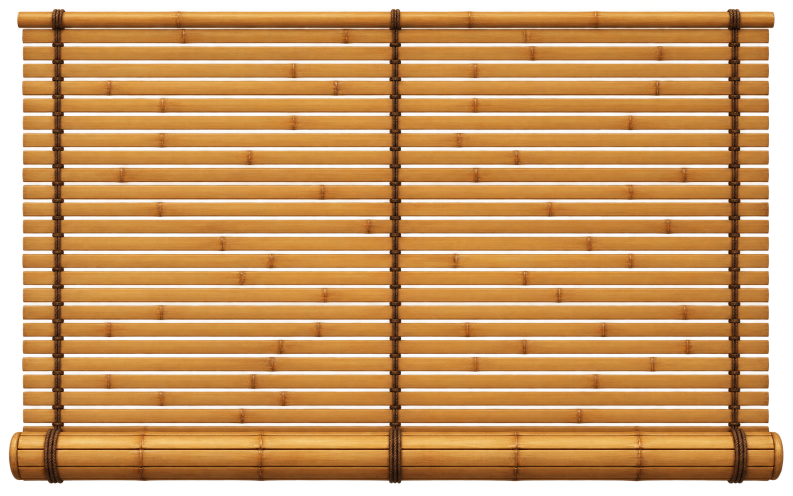
#> input picture frontend/assets/bamboo-curtain-source.png, 1586 x 992 px (shown at 1/2 size)
$ python make_bamboo_curtain_animation.py
#> lines starting #> are read from the running program, lines starting #| are printed output that depends on the picture; after the words box and inside, x2 and y2 are one past the last pixel; in counts of white or black regions, pixels touching at a corner belong together
from pathlib import Path
from PIL import Image


ROOT = Path(__file__).resolve().parents[1]
ASSETS = ROOT / "frontend" / "assets"
SOURCE = ASSETS / "bamboo-curtain-source.png"
GIF_OUTPUT = ASSETS / "bamboo-curtain-unroll.gif"
WEBP_OUTPUT = ASSETS / "bamboo-curtain-unroll.webp"

WIDTH = 1288
HEIGHT = 808
ROLL_HEIGHT = 92
FRAME_COUNT = 24


def smoothstep(value: float) -> float:
    return value * value * (3.0 - 2.0 * value)


source = Image.open(SOURCE).convert("RGBA")
#> source is the input picture: PIL image 1586x992 RGBA; mean R, G, B, A 168.5, 110.1, 45.9, 188
curtain = source.resize((WIDTH, HEIGHT), Image.Resampling.LANCZOS)
body_height = HEIGHT - ROLL_HEIGHT
body = curtain.crop((0, 0, WIDTH, body_height))
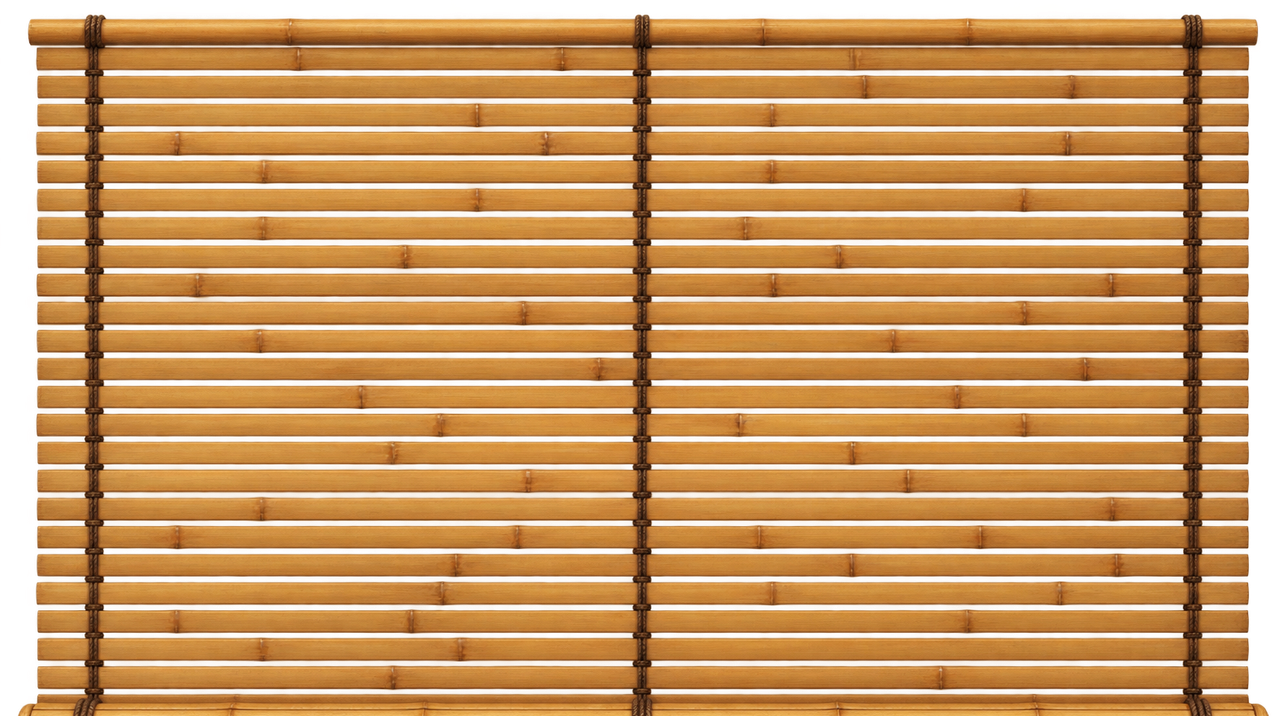
#> body: PIL image 1288x716 RGBA; mean R, G, B, A 173.8, 114.2, 47.6, 189.4; transparent parts drawn white
roll = curtain.crop((0, body_height, WIDTH, HEIGHT))
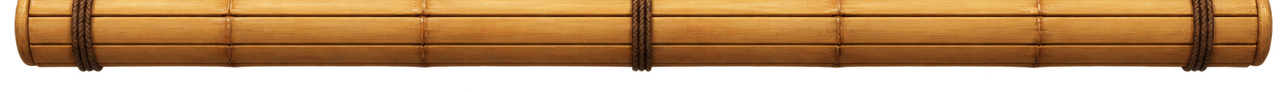
#> roll: PIL image 1288x92 RGBA; mean R, G, B, A 118.6, 77.8, 34.9, 177.8; transparent parts drawn white

frames: list[Image.Image] = []
for index in range(FRAME_COUNT):
    progress = smoothstep(index / (FRAME_COUNT - 1))
    reveal_height = round(body_height * progress)
    frame = Image.new("RGBA", (WIDTH, HEIGHT), (0, 0, 0, 0))

    if reveal_height:
        revealed = body.crop((0, 0, WIDTH, reveal_height))
        frame.alpha_composite(revealed, (0, 0))

    frame.alpha_composite(roll, (0, reveal_height))
    frames.append(frame)
#> after the loop, frames = 24 items

# Animated WebP keeps smooth alpha around the bamboo and in the slat gaps.
durations = [80] * (FRAME_COUNT - 1) + [1100]
frames[0].save(
    WEBP_OUTPUT,
    save_all=True,
    append_images=frames[1:],
    duration=durations,
    loop=1,
    quality=90,
    method=3,
)
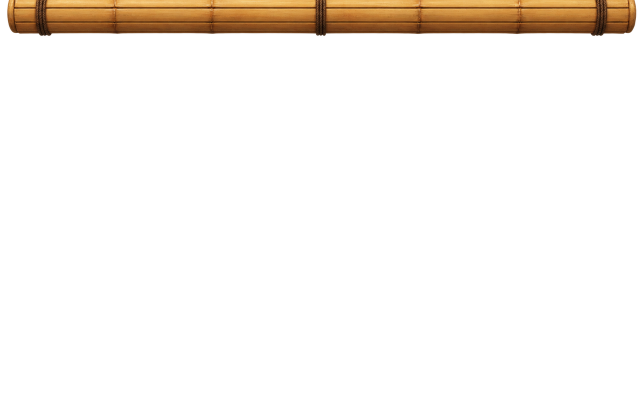
#> saved as bamboo-curtain-unroll.webp: PIL image 1288x808 RGBA (shown at 1/2 size); mean R, G, B, A 13.5, 8.9, 4, 20.2; transparent parts drawn white

# The GIF fallback is half-resolution but keeps exactly the same aspect ratio.
gif_size = (WIDTH // 2, HEIGHT // 2)
gif_rgba_frames = [frame.resize(gif_size, Image.Resampling.LANCZOS) for frame in frames]
#> gif_rgba_frames = 24 items
palette = gif_rgba_frames[-1].convert("RGB").convert(
    "P", palette=Image.Palette.ADAPTIVE, colors=255
)
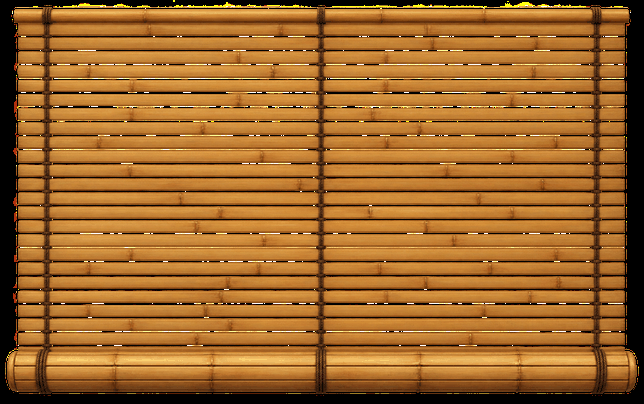
#> palette: PIL image 644x404 P; mean R, G, B 158.4, 104, 43.6
gif_frames: list[Image.Image] = []
for frame in gif_rgba_frames:
    indexed = frame.convert("RGB").quantize(palette=palette)
    transparent = frame.getchannel("A").point(lambda alpha: 255 if alpha < 96 else 0)
    indexed.paste(255, mask=transparent)
    gif_frames.append(indexed)
#> this loop made 24 passes
#> pass 1, `transparent = frame.getchannel("A").point(lambda alpha: 255 if alpha <..`:
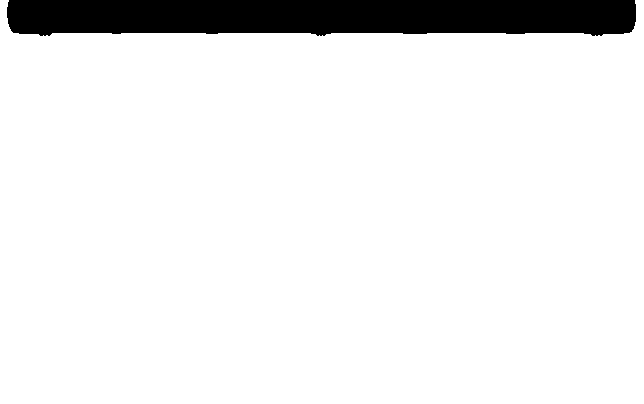
#> transparent: PIL image 644x404 L; 92% white; 1 black region, box (x1, y1, x2, y2) and area: (7, 0, 636, 36) 20891
#> after the loop:
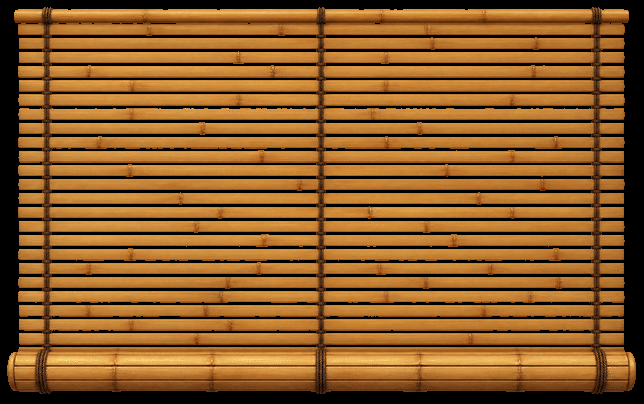
#> indexed: PIL image 644x404 P; mean R, G, B 139.8, 91.4, 37.8
#> after the loop, gif_frames = 24 items

gif_frames[0].save(
    GIF_OUTPUT,
    save_all=True,
    append_images=gif_frames[1:],
    duration=durations,
    loop=1,
    transparency=255,
    disposal=2,
    optimize=True,
)
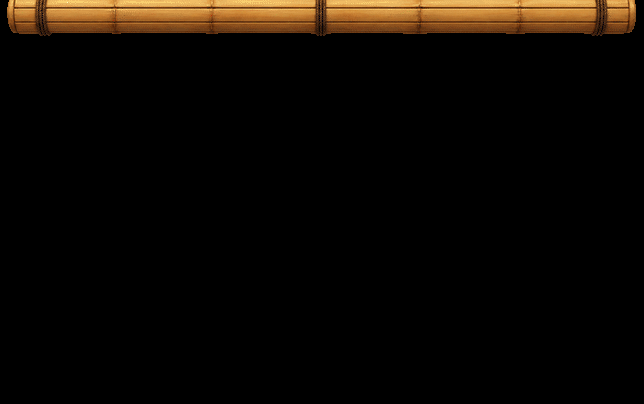
#> saved as bamboo-curtain-unroll.gif: PIL image 644x404 P; mean R, G, B 13.2, 8.7, 3.9

print(GIF_OUTPUT)
print(WEBP_OUTPUT)

$ run again, with frontend/assets/bamboo-grove-source.png copied over frontend/assets/bamboo-curtain-source.png
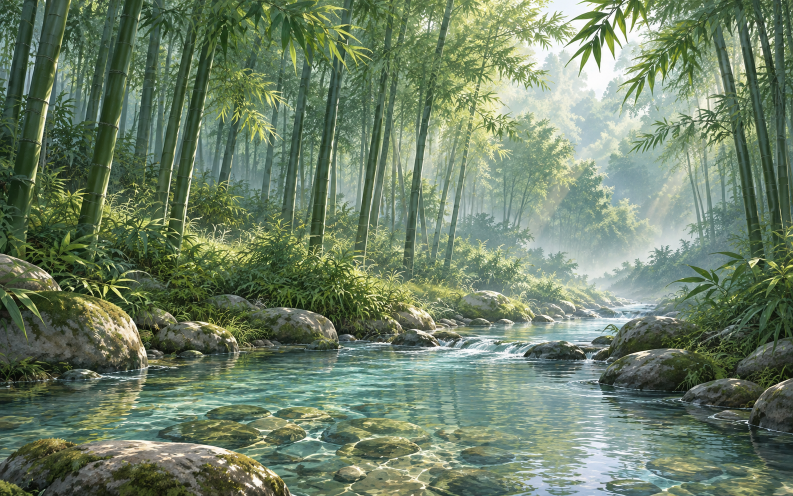
#> input picture frontend/assets/bamboo-grove-source.png, 1586 x 992 px (shown at 1/2 size)
#> after the loop `for index in range(FRAME_COUNT):`: frames = 24 items
#> the loop `for frame in gif_rgba_frames:` made 24 passes
#> pass 1, `transparent = frame.getchannel("A").point(lambda alpha: 255 if alpha <..`:
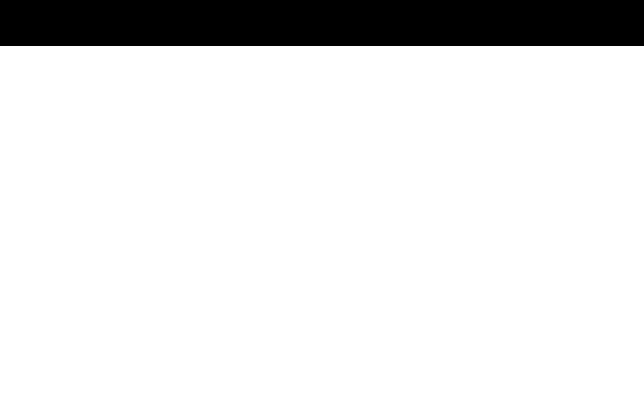
#> transparent: PIL image 644x404 L; 88.6% white; 1 black region, box (x1, y1, x2, y2) and area: (0, 0, 644, 46) 29624
#> `gif_frames[0].save( GIF_OUTPUT, save_all=True, append_images=gif_frame..`:
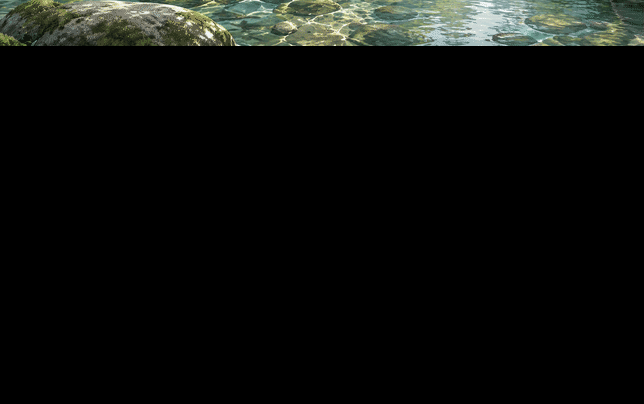
#> saved as bamboo-curtain-unroll.gif: PIL image 644x404 P; mean R, G, B 12.7, 14.2, 12

$ run again, with frontend/assets/black_bottle.png copied over frontend/assets/bamboo-curtain-source.png
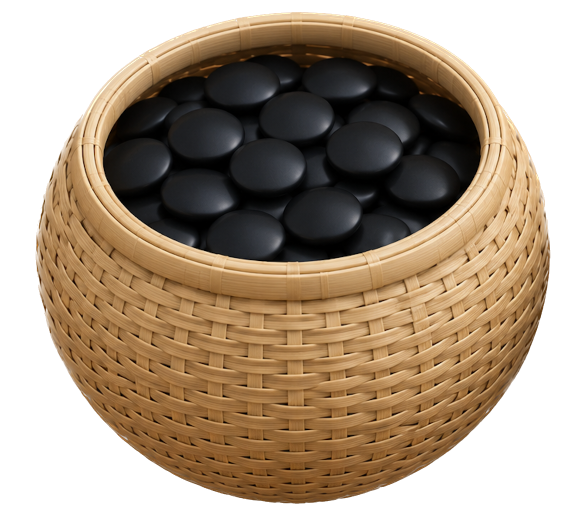
#> input picture frontend/assets/black_bottle.png, 1146 x 1064 px (shown at 1/2 size)
#> source is the input picture: PIL image 1146x1064 RGBA; mean R, G, B, A 82.7, 64.5, 44.3, 165.2
#> after the loop `for index in range(FRAME_COUNT):`: frames = 24 items
#> the loop `for frame in gif_rgba_frames:` made 24 passes
#> pass 1, `transparent = frame.getchannel("A").point(lambda alpha: 255 if alpha <..`:
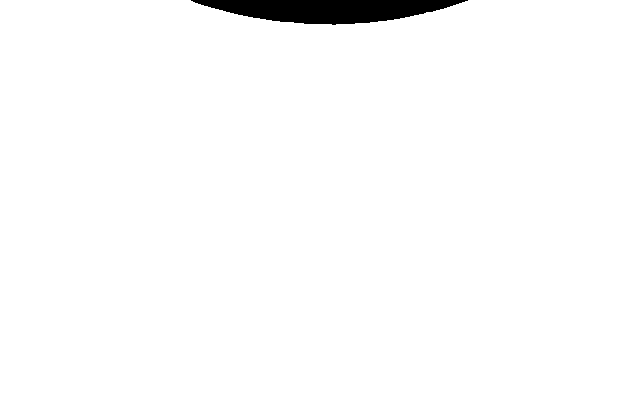
#> transparent: PIL image 644x404 L; 98.2% white; 1 black region, box (x1, y1, x2, y2) and area: (191, 0, 468, 25) 4593
#> `gif_frames[0].save( GIF_OUTPUT, save_all=True, append_images=gif_frame..`:
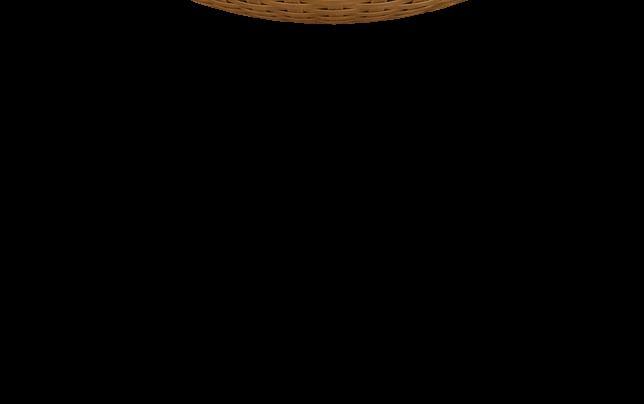
#> saved as bamboo-curtain-unroll.gif: PIL image 644x404 P; mean R, G, B 2.1, 1.3, 0.6
